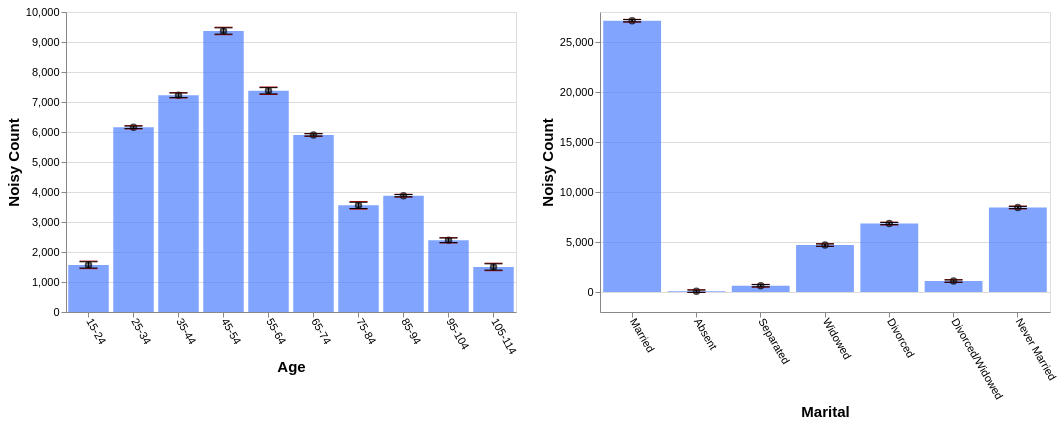

This figure's Vega-Lite source:
### Vega-Lite specification from a JSON file in a GitHub repository (floating-point values rounded to 4 significant figures)
{"config": {"view": {"continuousWidth": 400, "continuousHeight": 300}, "axis": {"labelFontSize": 11, "titleFontSize": 15}, "axisBottom": {"labelAngle": 60}}, "hconcat": [{"layer": [{"mark": "bar", "encoding": {"color": {"value": "transparent"}, "tooltip": [{"aggregate": "sum", "field": "noisy_count", "title": "noisy count", "type": "quantitative"}, {"aggregate": "sum", "field": "noisy_count_prev", "title": "prev count", "type": "quantitative"}, {"aggregate": "sum", "field": "error", "title": "current error", "type": "quantitative"}, {"aggregate": "sum", "field": "error_prev", "title": "prev error", "type": "quantitative"}], "x": {"field": "age", "sort": null, "title": "Age", "type": "ordinal"}}, "height": 300, "selection": {"selector651": {"type": "interval", "encodings": ["x"]}}, "transform": [{"filter": {"selection": "selector652"}}], "width": 450}, {"mark": {"type": "bar", "color": "gray", "opacity": 0}, "encoding": {"x": {"field": "age", "sort": null, "title": "Age", "type": "ordinal"}, "y": {"aggregate": "sum", "field": "noisy_count_prev", "type": "quantitative"}}, "transform": [{"filter": {"selection": "selector652"}}]}, {"mark": {"type": "bar", "color": "#4C7FFF", "opacity": 0.7}, "encoding": {"x": {"field": "age", "sort": null, "title": "Age", "type": "ordinal"}, "y": {"aggregate": "sum", "field": "noisy_count", "type": "quantitative"}}, "transform": [{"filter": {"selection": "selector652"}}]}, {"mark": {"type": "point", "color": "black", "opacity": 0.7}, "encoding": {"x": {"field": "age", "sort": null, "title": "Age", "type": "ordinal"}, "y": {"aggregate": "sum", "field": "noisy_count", "title": "Noisy Count", "type": "quantitative"}}, "transform": [{"filter": {"selection": "selector652"}}]}, {"mark": {"type": "rule", "color": "#B6B6B6", "size": 2, "strokeDash": [3, 3]}, "encoding": {"x": {"field": "age", "sort": null, "title": "Age", "type": "ordinal"}, "y": {"aggregate": "sum", "field": "plus_error_prev_age", "title": "", "type": "quantitative"}, "y2": {"aggregate": "sum", "field": "minus_error_prev_age", "title": ""}}, "transform": [{"filter": {"selection": "selector652"}}]}, {"mark": {"type": "tick", "color": "#B90000", "size": 0, "strokeDash": [1, 1]}, "encoding": {"x": {"field": "age", "sort": null, "title": "Age", "type": "ordinal"}, "y": {"aggregate": "sum", "field": "plus_error_prev_age", "type": "quantitative"}}, "transform": [{"filter": {"selection": "selector652"}}]}, {"mark": {"type": "tick", "color": "#B90000", "size": 0, "strokeDash": [3, 1]}, "encoding": {"x": {"field": "age", "sort": null, "title": "Age", "type": "ordinal"}, "y": {"aggregate": "sum", "field": "minus_error_prev_age", "type": "quantitative"}}, "transform": [{"filter": {"selection": "selector652"}}]}, {"mark": {"type": "rule", "color": "black", "size": 2}, "encoding": {"x": {"field": "age", "sort": null, "title": "Age", "type": "ordinal"}, "y": {"aggregate": "sum", "field": "plus_error", "title": "", "type": "quantitative"}, "y2": {"aggregate": "sum", "field": "minus_error", "title": ""}}, "transform": [{"filter": {"selection": "selector652"}}]}, {"mark": {"type": "tick", "color": "black", "width": 0}, "encoding": {"x": {"field": "age", "sort": null, "title": "Age", "type": "ordinal"}, "y": {"aggregate": "sum", "field": "plus_error", "type": "quantitative"}}, "transform": [{"filter": {"selection": "selector652"}}]}, {"mark": {"type": "tick", "color": "black", "width": 0}, "encoding": {"x": {"field": "age", "sort": null, "title": "Age", "type": "ordinal"}, "y": {"aggregate": "sum", "field": "minus_error", "type": "quantitative"}}, "transform": [{"filter": {"selection": "selector652"}}]}]}, {"layer": [{"mark": "bar", "encoding": {"color": {"value": "transparent"}, "tooltip": [{"aggregate": "sum", "field": "noisy_count", "title": "noisy count", "type": "quantitative"}, {"aggregate": "sum", "field": "noisy_count_prev", "title": "prev count", "type": "quantitative"}, {"aggregate": "sum", "field": "error", "title": "current error", "type": "quantitative"}, {"aggregate": "sum", "field": "error_prev", "title": "prev error", "type": "quantitative"}], "x": {"field": "marital", "sort": null, "title": "Marital", "type": "ordinal"}}, "height": 300, "selection": {"selector652": {"type": "interval", "encodings": ["x"]}}, "transform": [{"filter": {"selection": "selector651"}}], "width": 450}, {"mark": {"type": "bar", "color": "gray", "opacity": 0}, "encoding": {"x": {"field": "marital", "sort": null, "title": "Marital", "type": "ordinal"}, "y": {"aggregate": "sum", "field": "noisy_count_prev", "type": "quantitative"}}, "transform": [{"filter": {"selection": "selector651"}}]}, {"mark": {"type": "bar", "color": "#4C7FFF", "opacity": 0.7}, "encoding": {"x": {"field": "marital", "sort": null, "title": "Marital", "type": "ordinal"}, "y": {"aggregate": "sum", "field": "noisy_count", "type": "quantitative"}}, "transform": [{"filter": {"selection": "selector651"}}]}, {"mark": {"type": "point", "color": "black", "opacity": 0.7}, "encoding": {"x": {"field": "marital", "sort": null, "title": "Marital", "type": "ordinal"}, "y": {"aggregate": "sum", "field": "noisy_count", "title": "Noisy Count", "type": "quantitative"}}, "transform": [{"filter": {"selection": "selector651"}}]}, {"mark": {"type": "rule", "color": "#B6B6B6", "size": 2, "strokeDash": [3, 3]}, "encoding": {"x": {"field": "marital", "sort": null, "title": "Marital", "type": "ordinal"}, "y": {"aggregate": "sum", "field": "plus_error_prev_marital", "title": "", "type": "quantitative"}, "y2": {"aggregate": "sum", "field": "minus_error_prev_marital", "title": ""}}, "transform": [{"filter": {"selection": "selector651"}}]}, {"mark": {"type": "tick", "color": "#B90000", "size": 0, "strokeDash": [1, 1]}, "encoding": {"x": {"field": "marital", "sort": null, "title": "Marital", "type": "ordinal"}, "y": {"aggregate": "sum", "field": "plus_error_prev_marital", "type": "quantitative"}}, "transform": [{"filter": {"selection": "selector651"}}]}, {"mark": {"type": "tick", "color": "#B90000", "size": 0, "strokeDash": [3, 1]}, "encoding": {"x": {"field": "marital", "sort": null, "title": "Marital", "type": "ordinal"}, "y": {"aggregate": "sum", "field": "minus_error_prev_marital", "type": "quantitative"}}, "transform": [{"filter": {"selection": "selector651"}}]}, {"mark": {"type": "rule", "color": "black", "size": 2}, "encoding": {"x": {"field": "marital", "sort": null, "title": "Marital", "type": "ordinal"}, "y": {"aggregate": "sum", "field": "plus_error", "title": "", "type": "quantitative"}, "y2": {"aggregate": "sum", "field": "minus_error", "title": ""}}, "transform": [{"filter": {"selection": "selector651"}}]}, {"mark": {"type": "tick", "color": "black", "width": 0}, "encoding": {"x": {"field": "marital", "sort": null, "title": "Marital", "type": "ordinal"}, "y": {"aggregate": "sum", "field": "plus_error", "type": "quantitative"}}, "transform": [{"filter": {"selection": "selector651"}}]}, {"mark": {"type": "tick", "color": "black", "width": 0}, "encoding": {"x": {"field": "marital", "sort": null, "title": "Marital", "type": "ordinal"}, "y": {"aggregate": "sum", "field": "minus_error", "type": "quantitative"}}, "transform": [{"filter": {"selection": "selector651"}}]}]}], "data": {"name": "data-b476c6d1accf0f7002eb5a8efba8ec42"}, "$schema": "https://vega.github.io/schema/vega-lite/v4.17.0.json", "datasets": {"data-b476c6d1accf0f7002eb5a8efba8ec42": [{"age": "15-24", "marital": "Married", "noisy_count": 298.1, "true_count": 295.0, "plus_error": 313.0, "minus_error": 283.2, "error": 14.9, "noisy_count_prev": 300.0, "true_count_prev": 295.0, "plus_error_prev": 317.9, "minus_error_prev": 282.1, "error_prev": 17.9, "plus_error_prev_age": 318.6, "minus_error_prev_age": 282.8, "plus_error_prev_marital": 318.6, "minus_error_prev_marital": 282.8}, {"age": "15-24", "marital": "Absent", "noisy_count": 12.7, "true_count": 13.0, "plus_error": 27.6, "minus_error": -2.2, "error": 14.9, "noisy_count_prev": 10.0, "true_count_prev": 13.0, "plus_error_prev": 27.9, "minus_error_prev": -7.9, "error_prev": 17.9, "plus_error_prev_age": 28.57, "minus_error_prev_age": -7.229, "plus_error_prev_marital": 28.07, "minus_error_prev_marital": -7.73}, {"age": "15-24", "marital": "Separated", "noisy_count": 6.8, "true_count": 18.0, "plus_error": 21.7, "minus_error": -8.1, "error": 14.9, "noisy_count_prev": 5.9, "true_count_prev": 18.0, "plus_error_prev": 23.8, "minus_error_prev": -12.0, "error_prev": 17.9, "plus_error_prev_age": 24.47, "minus_error_prev_age": -11.33, "plus_error_prev_marital": 24.48, "minus_error_prev_marital": -11.32}, {"age": "15-24", "marital": "Widowed", "noisy_count": -17.1, "true_count": 2.0, "plus_error": -2.2, "minus_error": -32.0, "error": 14.9, "noisy_count_prev": -8.2, "true_count_prev": 2.0, "plus_error_prev": 9.7, "minus_error_prev": -26.1, "error_prev": 17.9, "plus_error_prev_age": 10.37, "minus_error_prev_age": -25.43, "plus_error_prev_marital": 8.27, "minus_error_prev_marital": -27.53}, {"age": "15-24", "marital": "Divorced", "noisy_count": 131.8, "true_count": 22.0, "plus_error": 146.7, "minus_error": 116.9, "error": 14.9, "noisy_count_prev": 125.7, "true_count_prev": 22.0, "plus_error_prev": 143.6, "minus_error_prev": 107.8, "error_prev": 17.9, "plus_error_prev_age": 144.3, "minus_error_prev_age": 108.5, "plus_error_prev_marital": 141.8, "minus_error_prev_marital": 106.0}, {"age": "15-24", "marital": "Divorced/Widowed", "noisy_count": -36.1, "true_count": 16.0, "plus_error": -21.2, "minus_error": -51.0, "error": 14.9, "noisy_count_prev": -36.5, "true_count_prev": 16.0, "plus_error_prev": -18.6, "minus_error_prev": -54.4, "error_prev": 17.9, "plus_error_prev_age": -17.93, "minus_error_prev_age": -53.73, "plus_error_prev_marital": -21.57, "minus_error_prev_marital": -57.37}, {"age": "15-24", "marital": "Never Married", "noisy_count": 1174.0, "true_count": 1190.0, "plus_error": 1189.0, "minus_error": 1159.0, "error": 14.9, "noisy_count_prev": 1169.0, "true_count_prev": 1190.0, "plus_error_prev": 1187.0, "minus_error_prev": 1151.0, "error_prev": 17.9, "plus_error_prev_age": 1187.0, "minus_error_prev_age": 1151.0, "plus_error_prev_marital": 1186.0, "minus_error_prev_marital": 1150.0}, {"age": "25-34", "marital": "Married", "noisy_count": 2764.0, "true_count": 2764.0, "plus_error": 2771.0, "minus_error": 2758.0, "error": 6.1, "noisy_count_prev": 2766.0, "true_count_prev": 2764.0, "plus_error_prev": 2773.0, "minus_error_prev": 2758.0, "error_prev": 7.5, "plus_error_prev_age": 2773.0, "minus_error_prev_age": 2758.0, "plus_error_prev_marital": 2774.0, "minus_error_prev_marital": 2759.0}, {"age": "25-34", "marital": "Absent", "noisy_count": 8.5, "true_count": 33.0, "plus_error": 14.6, "minus_error": 2.4, "error": 6.1, "noisy_count_prev": 8.3, "true_count_prev": 33.0, "plus_error_prev": 15.8, "minus_error_prev": 0.8, "error_prev": 7.5, "plus_error_prev_age": 15.4, "minus_error_prev_age": 0.4, "plus_error_prev_marital": 15.97, "minus_error_prev_marital": 0.97}, {"age": "25-34", "marital": "Separated", "noisy_count": 43.2, "true_count": 77.0, "plus_error": 49.2, "minus_error": 37.1, "error": 6.1, "noisy_count_prev": 43.2, "true_count_prev": 77.0, "plus_error_prev": 50.7, "minus_error_prev": 35.7, "error_prev": 7.5, "plus_error_prev_age": 50.3, "minus_error_prev_age": 35.3, "plus_error_prev_marital": 51.38, "minus_error_prev_marital": 36.38}, {"age": "25-34", "marital": "Widowed", "noisy_count": 33.1, "true_count": 11.0, "plus_error": 39.1, "minus_error": 27.0, "error": 6.1, "noisy_count_prev": 32.9, "true_count_prev": 11.0, "plus_error_prev": 40.3, "minus_error_prev": 25.4, "error_prev": 7.5, "plus_error_prev_age": 39.9, "minus_error_prev_age": 25.0, "plus_error_prev_marital": 38.87, "minus_error_prev_marital": 23.97}, {"age": "25-34", "marital": "Divorced", "noisy_count": 367.7, "true_count": 372.0, "plus_error": 373.8, "minus_error": 361.6, "error": 6.1, "noisy_count_prev": 366.8, "true_count_prev": 372.0, "plus_error_prev": 374.2, "minus_error_prev": 359.3, "error_prev": 7.5, "plus_error_prev_age": 373.8, "minus_error_prev_age": 358.9, "plus_error_prev_marital": 372.4, "minus_error_prev_marital": 357.5}, {"age": "25-34", "marital": "Divorced/Widowed", "noisy_count": 224.5, "true_count": 189.0, "plus_error": 230.6, "minus_error": 218.4, "error": 6.1, "noisy_count_prev": 225.2, "true_count_prev": 189.0, "plus_error_prev": 232.7, "minus_error_prev": 217.8, "error_prev": 7.5, "plus_error_prev_age": 232.3, "minus_error_prev_age": 217.4, "plus_error_prev_marital": 229.7, "minus_error_prev_marital": 214.8}, {"age": "25-34", "marital": "Never Married", "noisy_count": 2715.0, "true_count": 2691.0, "plus_error": 2721.0, "minus_error": 2709.0, "error": 6.1, "noisy_count_prev": 2717.0, "true_count_prev": 2691.0, "plus_error_prev": 2725.0, "minus_error_prev": 2710.0, "error_prev": 7.5, "plus_error_prev_age": 2724.0, "minus_error_prev_age": 2710.0, "plus_error_prev_marital": 2725.0, "minus_error_prev_marital": 2710.0}, {"age": "35-44", "marital": "Married", "noisy_count": 4262.0, "true_count": 4273.0, "plus_error": 4272.0, "minus_error": 4250.0, "error": 11.0, "noisy_count_prev": 4260.0, "true_count_prev": 4273.0, "plus_error_prev": 4272.0, "minus_error_prev": 4247.0, "error_prev": 12.6, "plus_error_prev_age": 4271.0, "minus_error_prev_age": 4246.0, "plus_error_prev_marital": 4273.0, "minus_error_prev_marital": 4248.0}, {"age": "35-44", "marital": "Absent", "noisy_count": 73.7, "true_count": 31.0, "plus_error": 84.7, "minus_error": 62.7, "error": 11.0, "noisy_count_prev": 67.3, "true_count_prev": 31.0, "plus_error_prev": 79.8, "minus_error_prev": 54.7, "error_prev": 12.6, "plus_error_prev_age": 78.6, "minus_error_prev_age": 53.5, "plus_error_prev_marital": 79.97, "minus_error_prev_marital": 54.87}, {"age": "35-44", "marital": "Separated", "noisy_count": 166.0, "true_count": 96.0, "plus_error": 177.0, "minus_error": 155.0, "error": 11.0, "noisy_count_prev": 160.9, "true_count_prev": 96.0, "plus_error_prev": 173.4, "minus_error_prev": 148.3, "error_prev": 12.6, "plus_error_prev_age": 172.2, "minus_error_prev_age": 147.1, "plus_error_prev_marital": 174.1, "minus_error_prev_marital": 149.0}, {"age": "35-44", "marital": "Widowed", "noisy_count": -13.7, "true_count": 57.0, "plus_error": -2.7, "minus_error": -24.8, "error": 11.0, "noisy_count_prev": -8.9, "true_count_prev": 57.0, "plus_error_prev": 3.6, "minus_error_prev": -21.5, "error_prev": 12.6, "plus_error_prev_age": 2.4, "minus_error_prev_age": -22.7, "plus_error_prev_marital": 2.17, "minus_error_prev_marital": -22.93}, {"age": "35-44", "marital": "Divorced", "noisy_count": 922.9, "true_count": 905.0, "plus_error": 933.9, "minus_error": 911.9, "error": 11.0, "noisy_count_prev": 924.1, "true_count_prev": 905.0, "plus_error_prev": 936.7, "minus_error_prev": 911.6, "error_prev": 12.6, "plus_error_prev_age": 935.5, "minus_error_prev_age": 910.4, "plus_error_prev_marital": 934.9, "minus_error_prev_marital": 909.8}, {"age": "35-44", "marital": "Divorced/Widowed", "noisy_count": 237.4, "true_count": 286.0, "plus_error": 248.4, "minus_error": 226.4, "error": 11.0, "noisy_count_prev": 240.9, "true_count_prev": 286.0, "plus_error_prev": 253.4, "minus_error_prev": 228.3, "error_prev": 12.6, "plus_error_prev_age": 252.2, "minus_error_prev_age": 227.1, "plus_error_prev_marital": 250.4, "minus_error_prev_marital": 225.3}, {"age": "35-44", "marital": "Never Married", "noisy_count": 1576.0, "true_count": 1684.0, "plus_error": 1587.0, "minus_error": 1565.0, "error": 11.0, "noisy_count_prev": 1588.0, "true_count_prev": 1684.0, "plus_error_prev": 1600.0, "minus_error_prev": 1575.0, "error_prev": 12.6, "plus_error_prev_age": 1599.0, "minus_error_prev_age": 1574.0, "plus_error_prev_marital": 1600.0, "minus_error_prev_marital": 1575.0}, {"age": "45-54", "marital": "Married", "noisy_count": 5485.0, "true_count": 5589.0, "plus_error": 5500.0, "minus_error": 5470.0, "error": 14.9, "noisy_count_prev": 5481.0, "true_count_prev": 5589.0, "plus_error_prev": 5499.0, "minus_error_prev": 5463.0, "error_prev": 17.9, "plus_error_prev_age": 5500.0, "minus_error_prev_age": 5464.0, "plus_error_prev_marital": 5499.0, "minus_error_prev_marital": 5464.0}, {"age": "45-54", "marital": "Absent", "noisy_count": 50.5, "true_count": 27.0, "plus_error": 65.4, "minus_error": 35.6, "error": 14.9, "noisy_count_prev": 45.4, "true_count_prev": 27.0, "plus_error_prev": 63.3, "minus_error_prev": 27.5, "error_prev": 17.9, "plus_error_prev_age": 64.39, "minus_error_prev_age": 28.59, "plus_error_prev_marital": 63.47, "minus_error_prev_marital": 27.67}, {"age": "45-54", "marital": "Separated", "noisy_count": 193.3, "true_count": 156.0, "plus_error": 208.2, "minus_error": 178.4, "error": 14.9, "noisy_count_prev": 189.2, "true_count_prev": 156.0, "plus_error_prev": 207.1, "minus_error_prev": 171.3, "error_prev": 17.9, "plus_error_prev_age": 208.2, "minus_error_prev_age": 172.4, "plus_error_prev_marital": 207.8, "minus_error_prev_marital": 172.0}, {"age": "45-54", "marital": "Widowed", "noisy_count": 98.7, "true_count": 143.0, "plus_error": 113.6, "minus_error": 83.8, "error": 14.9, "noisy_count_prev": 100.2, "true_count_prev": 143.0, "plus_error_prev": 118.0, "minus_error_prev": 82.3, "error_prev": 17.9, "plus_error_prev_age": 119.1, "minus_error_prev_age": 83.39, "plus_error_prev_marital": 116.6, "minus_error_prev_marital": 80.87}, {"age": "45-54", "marital": "Divorced", "noisy_count": 1798.0, "true_count": 1715.0, "plus_error": 1813.0, "minus_error": 1783.0, "error": 14.9, "noisy_count_prev": 1801.0, "true_count_prev": 1715.0, "plus_error_prev": 1819.0, "minus_error_prev": 1783.0, "error_prev": 17.9, "plus_error_prev_age": 1820.0, "minus_error_prev_age": 1784.0, "plus_error_prev_marital": 1817.0, "minus_error_prev_marital": 1781.0}, {"age": "45-54", "marital": "Divorced/Widowed", "noisy_count": 309.9, "true_count": 379.0, "plus_error": 324.9, "minus_error": 295.0, "error": 14.9, "noisy_count_prev": 317.4, "true_count_prev": 379.0, "plus_error_prev": 335.3, "minus_error_prev": 299.5, "error_prev": 17.9, "plus_error_prev_age": 336.4, "minus_error_prev_age": 300.6, "plus_error_prev_marital": 332.3, "minus_error_prev_marital": 296.5}, {"age": "45-54", "marital": "Never Married", "noisy_count": 1432.0, "true_count": 1324.0, "plus_error": 1447.0, "minus_error": 1417.0, "error": 14.9, "noisy_count_prev": 1426.0, "true_count_prev": 1324.0, "plus_error_prev": 1444.0, "minus_error_prev": 1408.0, "error_prev": 17.9, "plus_error_prev_age": 1445.0, "minus_error_prev_age": 1409.0, "plus_error_prev_marital": 1444.0, "minus_error_prev_marital": 1408.0}, {"age": "55-64", "marital": "Married", "noisy_count": 4544.0, "true_count": 4513.0, "plus_error": 4559.0, "minus_error": 4529.0, "error": 14.9, "noisy_count_prev": 4547.0, "true_count_prev": 4513.0, "plus_error_prev": 4565.0, "minus_error_prev": 4529.0, "error_prev": 17.9, "plus_error_prev_age": 4563.0, "minus_error_prev_age": 4527.0, "plus_error_prev_marital": 4566.0, "minus_error_prev_marital": 4530.0}, {"age": "55-64", "marital": "Absent", "noisy_count": 65.6, "true_count": 10.0, "plus_error": 80.5, "minus_error": 50.7, "error": 14.9, "noisy_count_prev": 61.6, "true_count_prev": 10.0, "plus_error_prev": 79.4, "minus_error_prev": 43.7, "error_prev": 17.9, "plus_error_prev_age": 77.44, "minus_error_prev_age": 41.74, "plus_error_prev_marital": 79.57, "minus_error_prev_marital": 43.87}, {"age": "55-64", "marital": "Separated", "noisy_count": 27.3, "true_count": 106.0, "plus_error": 42.2, "minus_error": 12.4, "error": 14.9, "noisy_count_prev": 28.0, "true_count_prev": 106.0, "plus_error_prev": 45.9, "minus_error_prev": 10.1, "error_prev": 17.9, "plus_error_prev_age": 43.94, "minus_error_prev_age": 8.143, "plus_error_prev_marital": 46.58, "minus_error_prev_marital": 10.78}, {"age": "55-64", "marital": "Widowed", "noisy_count": 226.0, "true_count": 210.0, "plus_error": 240.9, "minus_error": 211.1, "error": 14.9, "noisy_count_prev": 226.1, "true_count_prev": 210.0, "plus_error_prev": 244.0, "minus_error_prev": 208.3, "error_prev": 17.9, "plus_error_prev_age": 242.0, "minus_error_prev_age": 206.3, "plus_error_prev_marital": 242.6, "minus_error_prev_marital": 206.9}, {"age": "55-64", "marital": "Divorced", "noisy_count": 1523.0, "true_count": 1509.0, "plus_error": 1538.0, "minus_error": 1508.0, "error": 14.9, "noisy_count_prev": 1527.0, "true_count_prev": 1509.0, "plus_error_prev": 1545.0, "minus_error_prev": 1509.0, "error_prev": 17.9, "plus_error_prev_age": 1543.0, "minus_error_prev_age": 1507.0, "plus_error_prev_marital": 1543.0, "minus_error_prev_marital": 1507.0}, {"age": "55-64", "marital": "Divorced/Widowed", "noisy_count": 275.7, "true_count": 241.0, "plus_error": 290.6, "minus_error": 260.8, "error": 14.9, "noisy_count_prev": 281.8, "true_count_prev": 241.0, "plus_error_prev": 299.7, "minus_error_prev": 263.9, "error_prev": 17.9, "plus_error_prev_age": 297.7, "minus_error_prev_age": 261.9, "plus_error_prev_marital": 296.7, "minus_error_prev_marital": 260.9}, {"age": "55-64", "marital": "Never Married", "noisy_count": 712.5, "true_count": 730.0, "plus_error": 727.4, "minus_error": 697.6, "error": 14.9, "noisy_count_prev": 717.0, "true_count_prev": 730.0, "plus_error_prev": 734.9, "minus_error_prev": 699.2, "error_prev": 17.9, "plus_error_prev_age": 732.9, "minus_error_prev_age": 697.2, "plus_error_prev_marital": 734.6, "minus_error_prev_marital": 698.9}, {"age": "65-74", "marital": "Married", "noisy_count": 3654.0, "true_count": 3666.0, "plus_error": 3660.0, "minus_error": 3649.0, "error": 5.4, "noisy_count_prev": 3655.0, "true_count_prev": 3666.0, "plus_error_prev": 3662.0, "minus_error_prev": 3649.0, "error_prev": 6.7, "plus_error_prev_age": 3662.0, "minus_error_prev_age": 3649.0, "plus_error_prev_marital": 3663.0, "minus_error_prev_marital": 3649.0}, {"age": "65-74", "marital": "Absent", "noisy_count": 45.0, "true_count": 1.0, "plus_error": 50.4, "minus_error": 39.5, "error": 5.4, "noisy_count_prev": 45.4, "true_count_prev": 1.0, "plus_error_prev": 52.1, "minus_error_prev": 38.8, "error_prev": 6.7, "plus_error_prev_age": 52.0, "minus_error_prev_age": 38.7, "plus_error_prev_marital": 52.27, "minus_error_prev_marital": 38.97}, {"age": "65-74", "marital": "Separated", "noisy_count": 61.2, "true_count": 84.0, "plus_error": 66.6, "minus_error": 55.8, "error": 5.4, "noisy_count_prev": 59.9, "true_count_prev": 84.0, "plus_error_prev": 66.6, "minus_error_prev": 53.2, "error_prev": 6.7, "plus_error_prev_age": 66.5, "minus_error_prev_age": 53.1, "plus_error_prev_marital": 67.28, "minus_error_prev_marital": 53.88}, {"age": "65-74", "marital": "Widowed", "noisy_count": 428.4, "true_count": 406.0, "plus_error": 433.8, "minus_error": 423.0, "error": 5.4, "noisy_count_prev": 427.4, "true_count_prev": 406.0, "plus_error_prev": 434.1, "minus_error_prev": 420.7, "error_prev": 6.7, "plus_error_prev_age": 434.0, "minus_error_prev_age": 420.6, "plus_error_prev_marital": 432.7, "minus_error_prev_marital": 419.3}, {"age": "65-74", "marital": "Divorced", "noisy_count": 1180.0, "true_count": 1161.0, "plus_error": 1186.0, "minus_error": 1175.0, "error": 5.4, "noisy_count_prev": 1180.0, "true_count_prev": 1161.0, "plus_error_prev": 1187.0, "minus_error_prev": 1174.0, "error_prev": 6.7, "plus_error_prev_age": 1187.0, "minus_error_prev_age": 1174.0, "plus_error_prev_marital": 1185.0, "minus_error_prev_marital": 1172.0}, {"age": "65-74", "marital": "Divorced/Widowed", "noisy_count": 127.1, "true_count": 150.0, "plus_error": 132.5, "minus_error": 121.6, "error": 5.4, "noisy_count_prev": 127.5, "true_count_prev": 150.0, "plus_error_prev": 134.2, "minus_error_prev": 120.8, "error_prev": 6.7, "plus_error_prev_age": 134.1, "minus_error_prev_age": 120.7, "plus_error_prev_marital": 131.2, "minus_error_prev_marital": 117.8}, {"age": "65-74", "marital": "Never Married", "noisy_count": 406.6, "true_count": 399.0, "plus_error": 412.0, "minus_error": 401.1, "error": 5.4, "noisy_count_prev": 407.3, "true_count_prev": 399.0, "plus_error_prev": 414.0, "minus_error_prev": 400.6, "error_prev": 6.7, "plus_error_prev_age": 413.9, "minus_error_prev_age": 400.5, "plus_error_prev_marital": 413.7, "minus_error_prev_marital": 400.3}, {"age": "75-84", "marital": "Married", "noisy_count": 2382.0, "true_count": 2360.0, "plus_error": 2396.0, "minus_error": 2367.0, "error": 14.9, "noisy_count_prev": 2378.0, "true_count_prev": 2360.0, "plus_error_prev": 2396.0, "minus_error_prev": 2360.0, "error_prev": 17.9, "plus_error_prev_age": 2395.0, "minus_error_prev_age": 2359.0, "plus_error_prev_marital": 2397.0, "minus_error_prev_marital": 2361.0}, {"age": "75-84", "marital": "Absent", "noisy_count": -15.5, "true_count": 2.0, "plus_error": -0.6, "minus_error": -30.4, "error": 14.9, "noisy_count_prev": -11.2, "true_count_prev": 2.0, "plus_error_prev": 6.7, "minus_error_prev": -29.1, "error_prev": 17.9, "plus_error_prev_age": 5.629, "minus_error_prev_age": -30.17, "plus_error_prev_marital": 6.87, "minus_error_prev_marital": -28.93}, {"age": "75-84", "marital": "Separated", "noisy_count": -59.1, "true_count": 56.0, "plus_error": -44.2, "minus_error": -74.0, "error": 14.9, "noisy_count_prev": -60.8, "true_count_prev": 56.0, "plus_error_prev": -42.9, "minus_error_prev": -78.7, "error_prev": 17.9, "plus_error_prev_age": -43.97, "minus_error_prev_age": -79.77, "plus_error_prev_marital": -42.22, "minus_error_prev_marital": -78.02}, {"age": "75-84", "marital": "Widowed", "noisy_count": 638.5, "true_count": 638.0, "plus_error": 653.4, "minus_error": 623.6, "error": 14.9, "noisy_count_prev": 638.7, "true_count_prev": 638.0, "plus_error_prev": 656.6, "minus_error_prev": 620.8, "error_prev": 17.9, "plus_error_prev_age": 655.5, "minus_error_prev_age": 619.7, "plus_error_prev_marital": 655.2, "minus_error_prev_marital": 619.4}, {"age": "75-84", "marital": "Divorced", "noisy_count": 409.5, "true_count": 592.0, "plus_error": 424.4, "minus_error": 394.6, "error": 14.9, "noisy_count_prev": 419.7, "true_count_prev": 592.0, "plus_error_prev": 437.6, "minus_error_prev": 401.8, "error_prev": 17.9, "plus_error_prev_age": 436.5, "minus_error_prev_age": 400.7, "plus_error_prev_marital": 435.8, "minus_error_prev_marital": 400.0}, {"age": "75-84", "marital": "Divorced/Widowed", "noisy_count": 48.9, "true_count": 72.0, "plus_error": 63.8, "minus_error": 34.0, "error": 14.9, "noisy_count_prev": 51.8, "true_count_prev": 72.0, "plus_error_prev": 69.7, "minus_error_prev": 34.0, "error_prev": 17.9, "plus_error_prev_age": 68.63, "minus_error_prev_age": 32.93, "plus_error_prev_marital": 66.73, "minus_error_prev_marital": 31.03}, {"age": "75-84", "marital": "Never Married", "noisy_count": 151.0, "true_count": 189.0, "plus_error": 165.9, "minus_error": 136.1, "error": 14.9, "noisy_count_prev": 146.1, "true_count_prev": 189.0, "plus_error_prev": 163.9, "minus_error_prev": 128.2, "error_prev": 17.9, "plus_error_prev_age": 162.8, "minus_error_prev_age": 127.1, "plus_error_prev_marital": 163.6, "minus_error_prev_marital": 127.9}, {"age": "85-94", "marital": "Married", "noisy_count": 2138.0, "true_count": 2152.0, "plus_error": 2143.0, "minus_error": 2132.0, "error": 5.4, "noisy_count_prev": 2139.0, "true_count_prev": 2152.0, "plus_error_prev": 2146.0, "minus_error_prev": 2132.0, "error_prev": 6.6, "plus_error_prev_age": 2146.0, "minus_error_prev_age": 2133.0, "plus_error_prev_marital": 2146.0, "minus_error_prev_marital": 2133.0}, {"age": "85-94", "marital": "Absent", "noisy_count": -11.0, "true_count": 0.0, "plus_error": -5.6, "minus_error": -16.4, "error": 5.4, "noisy_count_prev": -12.7, "true_count_prev": 0.0, "plus_error_prev": -6.1, "minus_error_prev": -19.3, "error_prev": 6.6, "plus_error_prev_age": -5.914, "minus_error_prev_age": -19.11, "plus_error_prev_marital": -5.93, "minus_error_prev_marital": -19.13}, {"age": "85-94", "marital": "Separated", "noisy_count": 59.4, "true_count": 52.0, "plus_error": 64.7, "minus_error": 54.0, "error": 5.4, "noisy_count_prev": 57.7, "true_count_prev": 52.0, "plus_error_prev": 64.3, "minus_error_prev": 51.2, "error_prev": 6.6, "plus_error_prev_age": 64.49, "minus_error_prev_age": 51.39, "plus_error_prev_marital": 64.98, "minus_error_prev_marital": 51.88}, {"age": "85-94", "marital": "Widowed", "noisy_count": 1212.0, "true_count": 1211.0, "plus_error": 1218.0, "minus_error": 1207.0, "error": 5.4, "noisy_count_prev": 1212.0, "true_count_prev": 1211.0, "plus_error_prev": 1219.0, "minus_error_prev": 1206.0, "error_prev": 6.6, "plus_error_prev_age": 1219.0, "minus_error_prev_age": 1206.0, "plus_error_prev_marital": 1218.0, "minus_error_prev_marital": 1204.0}, {"age": "85-94", "marital": "Divorced", "noisy_count": 388.4, "true_count": 390.0, "plus_error": 393.8, "minus_error": 383.0, "error": 5.4, "noisy_count_prev": 388.2, "true_count_prev": 390.0, "plus_error_prev": 394.8, "minus_error_prev": 381.6, "error_prev": 6.6, "plus_error_prev_age": 395.0, "minus_error_prev_age": 381.8, "plus_error_prev_marital": 393.0, "minus_error_prev_marital": 379.8}, {"age": "85-94", "marital": "Divorced/Widowed", "noisy_count": -86.9, "true_count": 50.0, "plus_error": -81.5, "minus_error": -92.2, "error": 5.4, "noisy_count_prev": -86.1, "true_count_prev": 50.0, "plus_error_prev": -79.5, "minus_error_prev": -92.7, "error_prev": 6.6, "plus_error_prev_age": -79.31, "minus_error_prev_age": -92.51, "plus_error_prev_marital": -82.47, "minus_error_prev_marital": -95.67}, {"age": "85-94", "marital": "Never Married", "noisy_count": 178.0, "true_count": 182.0, "plus_error": 183.3, "minus_error": 172.6, "error": 5.4, "noisy_count_prev": 178.1, "true_count_prev": 182.0, "plus_error_prev": 184.7, "minus_error_prev": 171.5, "error_prev": 6.6, "plus_error_prev_age": 184.9, "minus_error_prev_age": 171.7, "plus_error_prev_marital": 184.4, "minus_error_prev_marital": 171.2}, {"age": "95-104", "marital": "Married", "noisy_count": 1099.0, "true_count": 1055.0, "plus_error": 1110.0, "minus_error": 1088.0, "error": 11.0, "noisy_count_prev": 1095.0, "true_count_prev": 1055.0, "plus_error_prev": 1108.0, "minus_error_prev": 1082.0, "error_prev": 12.6, "plus_error_prev_age": 1105.0, "minus_error_prev_age": 1080.0, "plus_error_prev_marital": 1108.0, "minus_error_prev_marital": 1083.0}, {"age": "95-104", "marital": "Absent", "noisy_count": -106.7, "true_count": 0.0, "plus_error": -95.7, "minus_error": -117.7, "error": 11.0, "noisy_count_prev": -93.0, "true_count_prev": 0.0, "plus_error_prev": -80.4, "minus_error_prev": -105.5, "error_prev": 12.6, "plus_error_prev_age": -82.9, "minus_error_prev_age": -108.0, "plus_error_prev_marital": -80.23, "minus_error_prev_marital": -105.3}, {"age": "95-104", "marital": "Separated", "noisy_count": 49.5, "true_count": 41.0, "plus_error": 60.5, "minus_error": 38.5, "error": 11.0, "noisy_count_prev": 46.5, "true_count_prev": 41.0, "plus_error_prev": 59.0, "minus_error_prev": 33.9, "error_prev": 12.6, "plus_error_prev_age": 56.5, "minus_error_prev_age": 31.4, "plus_error_prev_marital": 59.68, "minus_error_prev_marital": 34.58}, {"age": "95-104", "marital": "Widowed", "noisy_count": 1160.0, "true_count": 1174.0, "plus_error": 1171.0, "minus_error": 1149.0, "error": 11.0, "noisy_count_prev": 1160.0, "true_count_prev": 1174.0, "plus_error_prev": 1172.0, "minus_error_prev": 1147.0, "error_prev": 12.6, "plus_error_prev_age": 1170.0, "minus_error_prev_age": 1145.0, "plus_error_prev_marital": 1171.0, "minus_error_prev_marital": 1146.0}, {"age": "95-104", "marital": "Divorced", "noisy_count": 99.6, "true_count": 140.0, "plus_error": 110.6, "minus_error": 88.6, "error": 11.0, "noisy_count_prev": 104.9, "true_count_prev": 140.0, "plus_error_prev": 117.5, "minus_error_prev": 92.4, "error_prev": 12.6, "plus_error_prev_age": 115.0, "minus_error_prev_age": 89.9, "plus_error_prev_marital": 115.7, "minus_error_prev_marital": 90.56}, {"age": "95-104", "marital": "Divorced/Widowed", "noisy_count": 34.9, "true_count": 16.0, "plus_error": 45.9, "minus_error": 23.9, "error": 11.0, "noisy_count_prev": 37.9, "true_count_prev": 16.0, "plus_error_prev": 50.5, "minus_error_prev": 25.3, "error_prev": 12.6, "plus_error_prev_age": 48.0, "minus_error_prev_age": 22.8, "plus_error_prev_marital": 47.53, "minus_error_prev_marital": 22.33}, {"age": "95-104", "marital": "Never Married", "noisy_count": 53.9, "true_count": 119.0, "plus_error": 64.9, "minus_error": 42.9, "error": 11.0, "noisy_count_prev": 56.5, "true_count_prev": 119.0, "plus_error_prev": 69.1, "minus_error_prev": 44.0, "error_prev": 12.6, "plus_error_prev_age": 66.6, "minus_error_prev_age": 41.5, "plus_error_prev_marital": 68.79, "minus_error_prev_marital": 43.69}, {"age": "105-114", "marital": "Married", "noisy_count": 501.3, "true_count": 398.0, "plus_error": 516.2, "minus_error": 486.4, "error": 14.9, "noisy_count_prev": 499.7, "true_count_prev": 398.0, "plus_error_prev": 517.6, "minus_error_prev": 481.8, "error_prev": 17.9, "plus_error_prev_age": 515.8, "minus_error_prev_age": 480.0, "plus_error_prev_marital": 518.3, "minus_error_prev_marital": 482.5}, {"age": "105-114", "marital": "Absent", "noisy_count": -38.7, "true_count": 0.0, "plus_error": -23.8, "minus_error": -53.6, "error": 14.9, "noisy_count_prev": -38.7, "true_count_prev": 0.0, "plus_error_prev": -20.8, "minus_error_prev": -56.6, "error_prev": 17.9, "plus_error_prev_age": -22.61, "minus_error_prev_age": -58.41, "plus_error_prev_marital": -20.63, "minus_error_prev_marital": -56.43}, {"age": "105-114", "marital": "Separated", "noisy_count": 80.2, "true_count": 25.0, "plus_error": 95.1, "minus_error": 65.3, "error": 14.9, "noisy_count_prev": 90.5, "true_count_prev": 25.0, "plus_error_prev": 108.4, "minus_error_prev": 72.7, "error_prev": 17.9, "plus_error_prev_age": 106.6, "minus_error_prev_age": 70.89, "plus_error_prev_marital": 109.1, "minus_error_prev_marital": 73.38}, {"age": "105-114", "marital": "Widowed", "noisy_count": 924.1, "true_count": 881.0, "plus_error": 939.0, "minus_error": 909.2, "error": 14.9, "noisy_count_prev": 923.6, "true_count_prev": 881.0, "plus_error_prev": 941.5, "minus_error_prev": 905.7, "error_prev": 17.9, "plus_error_prev_age": 939.7, "minus_error_prev_age": 903.9, "plus_error_prev_marital": 940.1, "minus_error_prev_marital": 904.3}, {"age": "105-114", "marital": "Divorced", "noisy_count": 23.6, "true_count": 44.0, "plus_error": 38.5, "minus_error": 8.7, "error": 14.9, "noisy_count_prev": 26.0, "true_count_prev": 44.0, "plus_error_prev": 43.9, "minus_error_prev": 8.1, "error_prev": 17.9, "plus_error_prev_age": 42.09, "minus_error_prev_age": 6.286, "plus_error_prev_marital": 42.06, "minus_error_prev_marital": 6.26}, {"age": "105-114", "marital": "Divorced/Widowed", "noisy_count": -42.0, "true_count": 4.0, "plus_error": -27.0, "minus_error": -56.9, "error": 14.9, "noisy_count_prev": -36.8, "true_count_prev": 4.0, "plus_error_prev": -18.9, "minus_error_prev": -54.7, "error_prev": 17.9, "plus_error_prev_age": -20.71, "minus_error_prev_age": -56.51, "plus_error_prev_marital": -21.87, "minus_error_prev_marital": -57.67}, {"age": "105-114", "marital": "Never Married", "noisy_count": 53.3, "true_count": 49.0, "plus_error": 68.2, "minus_error": 38.4, "error": 14.9, "noisy_count_prev": 50.2, "true_count_prev": 49.0, "plus_error_prev": 68.1, "minus_error_prev": 32.3, "error_prev": 17.9, "plus_error_prev_age": 66.29, "minus_error_prev_age": 30.49, "plus_error_prev_marital": 67.79, "minus_error_prev_marital": 31.99}]}}
